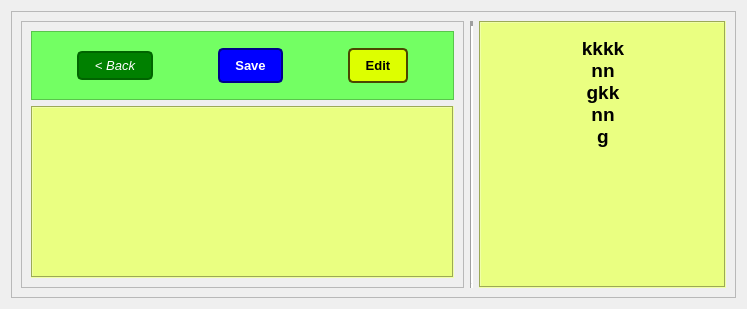
<?xml version="1.0" encoding="UTF-8"?>
<ui version="4.0">
 <class>Form</class>
 <widget class="QWidget" name="Form">
  <property name="geometry">
   <rect>
    <x>0</x>
    <y>0</y>
    <width>747</width>
    <height>309</height>
   </rect>
  </property>
  <property name="windowTitle">
   <string>Form</string>
  </property>
  <layout class="QVBoxLayout" name="verticalLayout">
   <item>
    <widget class="QFrame" name="frame">
     <property name="frameShape">
      <enum>QFrame::Shape::StyledPanel</enum>
     </property>
     <property name="frameShadow">
      <enum>QFrame::Shadow::Raised</enum>
     </property>
     <layout class="QHBoxLayout" name="horizontalLayout_3">
      <item>
       <widget class="QFrame" name="frame_2">
        <property name="frameShape">
         <enum>QFrame::Shape::StyledPanel</enum>
        </property>
        <property name="frameShadow">
         <enum>QFrame::Shadow::Raised</enum>
        </property>
        <layout class="QVBoxLayout" name="verticalLayout_2">
         <item>
          <widget class="QFrame" name="frame_3">
           <property name="styleSheet">
            <string notr="true">background-color: rgb(115, 255, 99);</string>
           </property>
           <property name="frameShape">
            <enum>QFrame::Shape::StyledPanel</enum>
           </property>
           <property name="frameShadow">
            <enum>QFrame::Shadow::Raised</enum>
           </property>
           <layout class="QHBoxLayout" name="horizontalLayout">
            <property name="spacing">
             <number>25</number>
            </property>
            <property name="leftMargin">
             <number>25</number>
            </property>
            <property name="rightMargin">
             <number>25</number>
            </property>
            <item alignment="Qt::AlignmentFlag::AlignLeft">
             <widget class="QPushButton" name="pushButton_5">
              <property name="font">
               <font>
                <pointsize>10</pointsize>
                <italic>true</italic>
                <bold>false</bold>
               </font>
              </property>
              <property name="styleSheet">
               <string notr="true">QPushButton{
    background-color: green;
    color: white;
    border: 2px solid darkgreen;
    border-radius: 5px;
    padding: 5px 15px;
	margin: 7px 20px;
}

QPushButton:hover {
    background-color: lightgreen;
    color: black;
    border-color: green;
}

 QPushButton:pressed {
    background-color: darkgreen;
    border-color: darkgreen;
}
</string>
              </property>
              <property name="text">
               <string>&lt; Back</string>
              </property>
             </widget>
            </item>
            <item alignment="Qt::AlignmentFlag::AlignHCenter">
             <widget class="QPushButton" name="pushButton_3">
              <property name="font">
               <font>
                <family>Arial</family>
                <pointsize>10</pointsize>
                <bold>true</bold>
               </font>
              </property>
              <property name="cursor">
               <cursorShape>PointingHandCursor</cursorShape>
              </property>
              <property name="styleSheet">
               <string notr="true"> QPushButton {
    background-color: blue;
    color: white;
    border: 2px solid darkblue;
    border-radius: 5px;
    padding: 8px 15px;
	margin: 7px 20px;
}

QPushButton:hover {
    background-color: lightblue;
    color: black;
    border-color: blue;
}

 QPushButton:pressed {
    background-color: darkblue;
    border-color: darkblue;
}
</string>
              </property>
              <property name="text">
               <string>Save</string>
              </property>
             </widget>
            </item>
            <item alignment="Qt::AlignmentFlag::AlignHCenter">
             <widget class="QPushButton" name="pushButton_4">
              <property name="font">
               <font>
                <family>Arial</family>
                <pointsize>10</pointsize>
                <bold>true</bold>
               </font>
              </property>
              <property name="cursor">
               <cursorShape>PointingHandCursor</cursorShape>
              </property>
              <property name="styleSheet">
               <string notr="true"> QPushButton {
    background-color: rgb(221, 255, 0);
    color: black;
    border: 2px solid rgb(76, 70, 0);
    border-radius: 5px;
    padding: 8px 15px;
	margin: 7px 20px;
}

QPushButton:hover {
    background-color: rgb(255, 255, 124);
    color: black;
    border-color: rgb(251, 255, 0);
}

 QPushButton:pressed {
    background-color: rgb(149, 139, 0);
    border-color: rgb(117, 118, 35);
}
</string>
              </property>
              <property name="text">
               <string>Edit</string>
              </property>
             </widget>
            </item>
           </layout>
          </widget>
         </item>
         <item>
          <widget class="QScrollArea" name="scrollArea_3">
           <property name="styleSheet">
            <string notr="true">background-color: rgb(234, 255, 129);</string>
           </property>
           <property name="frameShape">
            <enum>QFrame::Shape::Box</enum>
           </property>
           <property name="widgetResizable">
            <bool>true</bool>
           </property>
           <widget class="QWidget" name="scrollAreaWidgetContents_7">
            <property name="geometry">
             <rect>
              <x>0</x>
              <y>0</y>
              <width>416</width>
              <height>172</height>
             </rect>
            </property>
            <layout class="QVBoxLayout" name="verticalLayout_3">
             <property name="spacing">
              <number>15</number>
             </property>
             <property name="leftMargin">
              <number>10</number>
             </property>
            </layout>
           </widget>
          </widget>
         </item>
        </layout>
       </widget>
      </item>
      <item>
       <widget class="Line" name="line">
        <property name="lineWidth">
         <number>5</number>
        </property>
        <property name="orientation">
         <enum>Qt::Orientation::Vertical</enum>
        </property>
       </widget>
      </item>
      <item>
       <widget class="QScrollArea" name="scrollArea_2">
        <property name="styleSheet">
         <string notr="true">background-color: rgb(234, 255, 129);</string>
        </property>
        <property name="frameShape">
         <enum>QFrame::Shape::Box</enum>
        </property>
        <property name="widgetResizable">
         <bool>true</bool>
        </property>
        <widget class="QWidget" name="scrollAreaWidgetContents_5">
         <property name="geometry">
          <rect>
           <x>0</x>
           <y>0</y>
           <width>250</width>
           <height>267</height>
          </rect>
         </property>
         <property name="sizePolicy">
          <sizepolicy hsizetype="Preferred" vsizetype="Preferred">
           <horstretch>0</horstretch>
           <verstretch>0</verstretch>
          </sizepolicy>
         </property>
         <layout class="QVBoxLayout" name="verticalLayout_4">
          <property name="spacing">
           <number>15</number>
          </property>
          <property name="leftMargin">
           <number>10</number>
          </property>
          <item>
           <widget class="QLabel" name="label">
            <property name="font">
             <font>
              <family>Arial</family>
              <pointsize>14</pointsize>
              <bold>true</bold>
             </font>
            </property>
            <property name="styleSheet">
             <string notr="true">color: rgb(0, 0, 0)</string>
            </property>
            <property name="lineWidth">
             <number>5</number>
            </property>
            <property name="text">
             <string>kkkk
nn
gkk
nn
g</string>
            </property>
            <property name="alignment">
             <set>Qt::AlignmentFlag::AlignHCenter|Qt::AlignmentFlag::AlignTop</set>
            </property>
            <property name="wordWrap">
             <bool>true</bool>
            </property>
            <property name="margin">
             <number>5</number>
            </property>
            <property name="indent">
             <number>5</number>
            </property>
           </widget>
          </item>
         </layout>
        </widget>
       </widget>
      </item>
     </layout>
    </widget>
   </item>
  </layout>
 </widget>
 <resources/>
 <connections/>
</ui>
